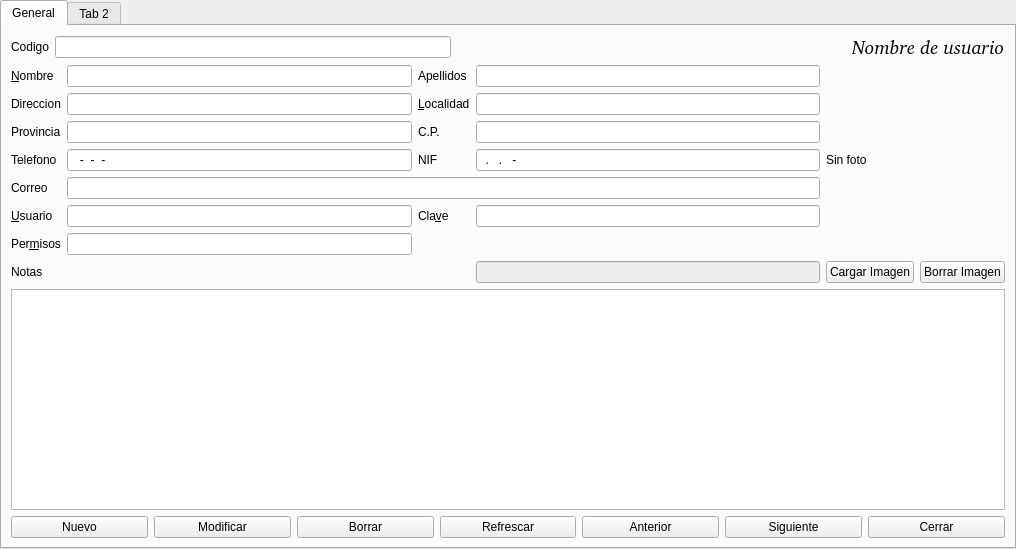
<?xml version="1.0" encoding="UTF-8"?>
<ui version="4.0">
 <class>Ususarios</class>
 <widget class="QTabWidget" name="Ususarios">
  <property name="windowModality">
   <enum>Qt::WindowModal</enum>
  </property>
  <property name="geometry">
   <rect>
    <x>0</x>
    <y>0</y>
    <width>1016</width>
    <height>549</height>
   </rect>
  </property>
  <property name="windowTitle">
   <string>Usuarios</string>
  </property>
  <widget class="QWidget" name="General">
   <attribute name="title">
    <string>General</string>
   </attribute>
   <layout class="QGridLayout" name="gridLayout_2">
    <item row="1" column="0">
     <layout class="QGridLayout" name="gridLayout" rowstretch="0,0,0,0,0,0,0,0,0">
      <item row="2" column="3">
       <widget class="QLineEdit" name="lineEditCp"/>
      </item>
      <item row="4" column="0">
       <widget class="QLabel" name="label_9">
        <property name="text">
         <string>Correo</string>
        </property>
        <property name="buddy">
         <cstring>lineEditMail</cstring>
        </property>
       </widget>
      </item>
      <item row="5" column="1">
       <widget class="QLineEdit" name="lineEditUsusario"/>
      </item>
      <item row="2" column="2">
       <widget class="QLabel" name="label_6">
        <property name="text">
         <string>C.P.</string>
        </property>
        <property name="buddy">
         <cstring>lineEditCp</cstring>
        </property>
       </widget>
      </item>
      <item row="5" column="2">
       <widget class="QLabel" name="label_11">
        <property name="text">
         <string>Cla&amp;ve</string>
        </property>
        <property name="buddy">
         <cstring>lineEditClave</cstring>
        </property>
       </widget>
      </item>
      <item row="5" column="0">
       <widget class="QLabel" name="label_10">
        <property name="text">
         <string>&amp;Usuario</string>
        </property>
        <property name="buddy">
         <cstring>lineEditUsusario</cstring>
        </property>
       </widget>
      </item>
      <item row="0" column="0">
       <widget class="QLabel" name="label">
        <property name="text">
         <string>&amp;Nombre</string>
        </property>
        <property name="buddy">
         <cstring>lineEditNombre</cstring>
        </property>
       </widget>
      </item>
      <item row="3" column="2">
       <widget class="QLabel" name="label_8">
        <property name="text">
         <string>NIF</string>
        </property>
        <property name="buddy">
         <cstring>lineEditNif</cstring>
        </property>
       </widget>
      </item>
      <item row="3" column="0">
       <widget class="QLabel" name="label_7">
        <property name="text">
         <string>Telefono</string>
        </property>
        <property name="buddy">
         <cstring>lineEditTlfn</cstring>
        </property>
       </widget>
      </item>
      <item row="3" column="1">
       <widget class="QLineEdit" name="lineEditTlfn">
        <property name="inputMask">
         <string>999-99-99-99</string>
        </property>
       </widget>
      </item>
      <item row="5" column="3">
       <widget class="QLineEdit" name="lineEditClave">
        <property name="echoMode">
         <enum>QLineEdit::Password</enum>
        </property>
       </widget>
      </item>
      <item row="0" column="1">
       <widget class="QLineEdit" name="lineEditNombre"/>
      </item>
      <item row="6" column="0">
       <widget class="QLabel" name="label_14">
        <property name="text">
         <string>Per&amp;misos</string>
        </property>
        <property name="buddy">
         <cstring>lineEditPermisos</cstring>
        </property>
       </widget>
      </item>
      <item row="2" column="1">
       <widget class="QLineEdit" name="lineEditProvincia"/>
      </item>
      <item row="2" column="0">
       <widget class="QLabel" name="label_5">
        <property name="text">
         <string>Provincia</string>
        </property>
        <property name="buddy">
         <cstring>lineEditProvincia</cstring>
        </property>
       </widget>
      </item>
      <item row="3" column="3">
       <widget class="QLineEdit" name="lineEditNif">
        <property name="inputMask">
         <string>99.999.999-&gt;A</string>
        </property>
       </widget>
      </item>
      <item row="1" column="2">
       <widget class="QLabel" name="label_4">
        <property name="text">
         <string>&amp;Localidad</string>
        </property>
        <property name="buddy">
         <cstring>lineEditLocalidad</cstring>
        </property>
       </widget>
      </item>
      <item row="1" column="0">
       <widget class="QLabel" name="label_3">
        <property name="text">
         <string>Direccion</string>
        </property>
        <property name="buddy">
         <cstring>lineEditDireccion</cstring>
        </property>
       </widget>
      </item>
      <item row="1" column="1">
       <widget class="QLineEdit" name="lineEditDireccion"/>
      </item>
      <item row="4" column="1" colspan="3">
       <widget class="QLineEdit" name="lineEditMail"/>
      </item>
      <item row="0" column="2">
       <widget class="QLabel" name="label_2">
        <property name="text">
         <string>Apellidos</string>
        </property>
        <property name="buddy">
         <cstring>lineEditApellido</cstring>
        </property>
       </widget>
      </item>
      <item row="8" column="0" colspan="6">
       <widget class="QPlainTextEdit" name="plainTextEdit"/>
      </item>
      <item row="1" column="3">
       <widget class="QLineEdit" name="lineEditLocalidad"/>
      </item>
      <item row="7" column="0">
       <widget class="QLabel" name="label_12">
        <property name="text">
         <string>Notas</string>
        </property>
       </widget>
      </item>
      <item row="7" column="3">
       <widget class="QLineEdit" name="lineEditArchivoFoto">
        <property name="enabled">
         <bool>false</bool>
        </property>
        <property name="alignment">
         <set>Qt::AlignBottom|Qt::AlignLeading|Qt::AlignLeft</set>
        </property>
       </widget>
      </item>
      <item row="7" column="4">
       <widget class="QPushButton" name="pushButtonCargarImagen">
        <property name="text">
         <string>Cargar Imagen</string>
        </property>
       </widget>
      </item>
      <item row="7" column="5">
       <widget class="QPushButton" name="pushButtonBorrarImagen">
        <property name="text">
         <string>Borrar Imagen</string>
        </property>
       </widget>
      </item>
      <item row="6" column="1">
       <widget class="QLineEdit" name="lineEditPermisos"/>
      </item>
      <item row="0" column="3">
       <widget class="QLineEdit" name="lineEditApellido"/>
      </item>
      <item row="0" column="4" rowspan="7" colspan="2">
       <widget class="QLabel" name="labelFoto">
        <property name="sizePolicy">
         <sizepolicy hsizetype="Fixed" vsizetype="Fixed">
          <horstretch>0</horstretch>
          <verstretch>0</verstretch>
         </sizepolicy>
        </property>
        <property name="maximumSize">
         <size>
          <width>200</width>
          <height>200</height>
         </size>
        </property>
        <property name="text">
         <string>Sin foto</string>
        </property>
        <property name="scaledContents">
         <bool>true</bool>
        </property>
        <property name="alignment">
         <set>Qt::AlignJustify|Qt::AlignVCenter</set>
        </property>
        <property name="wordWrap">
         <bool>false</bool>
        </property>
       </widget>
      </item>
     </layout>
    </item>
    <item row="0" column="0">
     <layout class="QGridLayout" name="gridLayout_3">
      <item row="0" column="0">
       <widget class="QLabel" name="label_13">
        <property name="text">
         <string>Codigo</string>
        </property>
        <property name="buddy">
         <cstring>lineEditCod</cstring>
        </property>
       </widget>
      </item>
      <item row="0" column="1">
       <widget class="QLineEdit" name="lineEditCod">
        <property name="enabled">
         <bool>true</bool>
        </property>
        <property name="contextMenuPolicy">
         <enum>Qt::DefaultContextMenu</enum>
        </property>
       </widget>
      </item>
      <item row="0" column="3">
       <widget class="QLabel" name="labelNombre">
        <property name="font">
         <font>
          <family>Bitstream Charter</family>
          <pointsize>14</pointsize>
          <italic>true</italic>
         </font>
        </property>
        <property name="text">
         <string>Nombre de usuario</string>
        </property>
       </widget>
      </item>
      <item row="0" column="2">
       <spacer name="horizontalSpacer">
        <property name="orientation">
         <enum>Qt::Horizontal</enum>
        </property>
        <property name="sizeHint" stdset="0">
         <size>
          <width>40</width>
          <height>20</height>
         </size>
        </property>
       </spacer>
      </item>
     </layout>
    </item>
    <item row="3" column="0">
     <layout class="QHBoxLayout" name="horizontalLayout">
      <item>
       <widget class="QPushButton" name="pushButtonNuevo">
        <property name="text">
         <string>Nuevo</string>
        </property>
       </widget>
      </item>
      <item>
       <widget class="QPushButton" name="pushButtonModificar">
        <property name="text">
         <string>Modificar</string>
        </property>
       </widget>
      </item>
      <item>
       <widget class="QPushButton" name="pushButtonBorrar">
        <property name="text">
         <string>Borrar</string>
        </property>
       </widget>
      </item>
      <item>
       <widget class="QPushButton" name="pushButtonRefrescar">
        <property name="text">
         <string>Refrescar</string>
        </property>
       </widget>
      </item>
      <item>
       <widget class="QPushButton" name="pushButtonAnterior">
        <property name="text">
         <string>Anterior</string>
        </property>
       </widget>
      </item>
      <item>
       <widget class="QPushButton" name="pushButtonSiguiente">
        <property name="text">
         <string>Siguiente</string>
        </property>
       </widget>
      </item>
      <item>
       <widget class="QPushButton" name="pushButtonCerrar">
        <property name="text">
         <string>Cerrar</string>
        </property>
        <property name="shortcut">
         <string>Esc</string>
        </property>
       </widget>
      </item>
     </layout>
    </item>
   </layout>
  </widget>
  <widget class="QWidget" name="tab">
   <attribute name="title">
    <string>Tab 2</string>
   </attribute>
  </widget>
 </widget>
 <tabstops>
  <tabstop>lineEditCod</tabstop>
  <tabstop>lineEditNombre</tabstop>
  <tabstop>lineEditApellido</tabstop>
  <tabstop>lineEditDireccion</tabstop>
  <tabstop>lineEditLocalidad</tabstop>
  <tabstop>lineEditProvincia</tabstop>
  <tabstop>lineEditCp</tabstop>
  <tabstop>lineEditTlfn</tabstop>
  <tabstop>lineEditNif</tabstop>
  <tabstop>lineEditMail</tabstop>
  <tabstop>lineEditUsusario</tabstop>
  <tabstop>lineEditClave</tabstop>
  <tabstop>pushButtonCargarImagen</tabstop>
  <tabstop>pushButtonBorrarImagen</tabstop>
  <tabstop>plainTextEdit</tabstop>
  <tabstop>lineEditArchivoFoto</tabstop>
  <tabstop>pushButtonNuevo</tabstop>
  <tabstop>pushButtonModificar</tabstop>
  <tabstop>pushButtonBorrar</tabstop>
  <tabstop>pushButtonRefrescar</tabstop>
  <tabstop>pushButtonAnterior</tabstop>
  <tabstop>pushButtonSiguiente</tabstop>
  <tabstop>pushButtonCerrar</tabstop>
 </tabstops>
 <resources/>
 <connections>
  <connection>
   <sender>pushButtonCerrar</sender>
   <signal>clicked()</signal>
   <receiver>Ususarios</receiver>
   <slot>close()</slot>
   <hints>
    <hint type="sourcelabel">
     <x>1036</x>
     <y>755</y>
    </hint>
    <hint type="destinationlabel">
     <x>1098</x>
     <y>742</y>
    </hint>
   </hints>
  </connection>
 </connections>
</ui>
